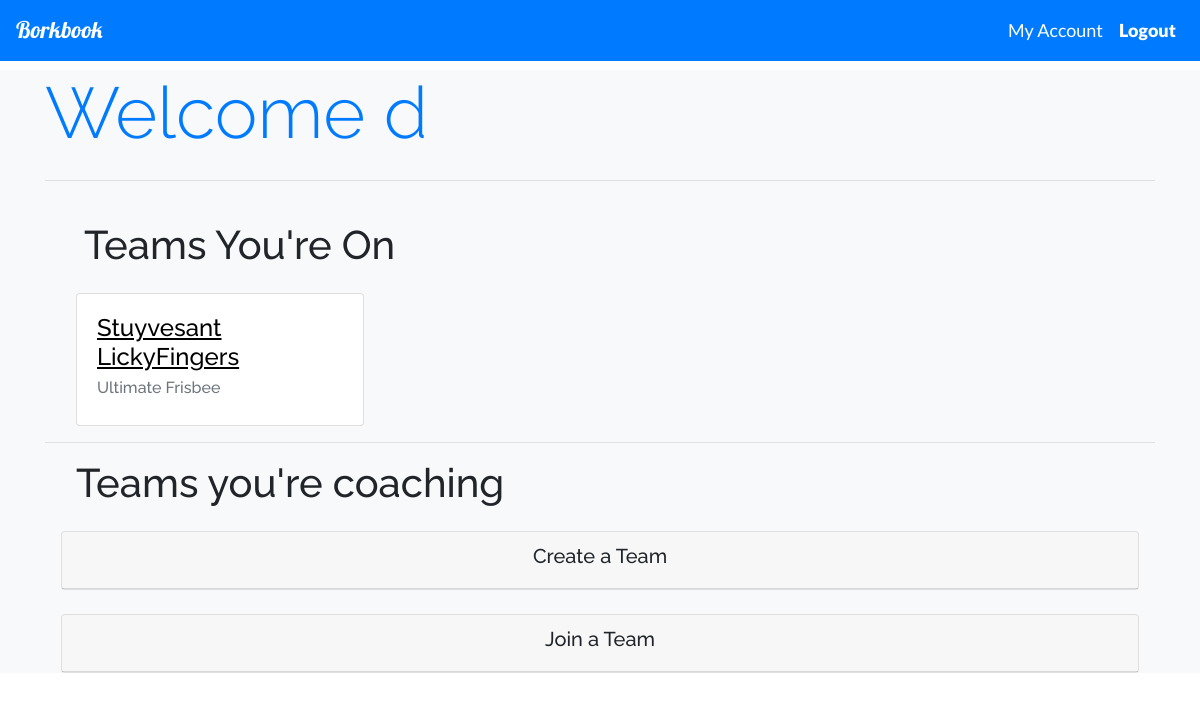
Page /home (signed in) on the earlier database version.
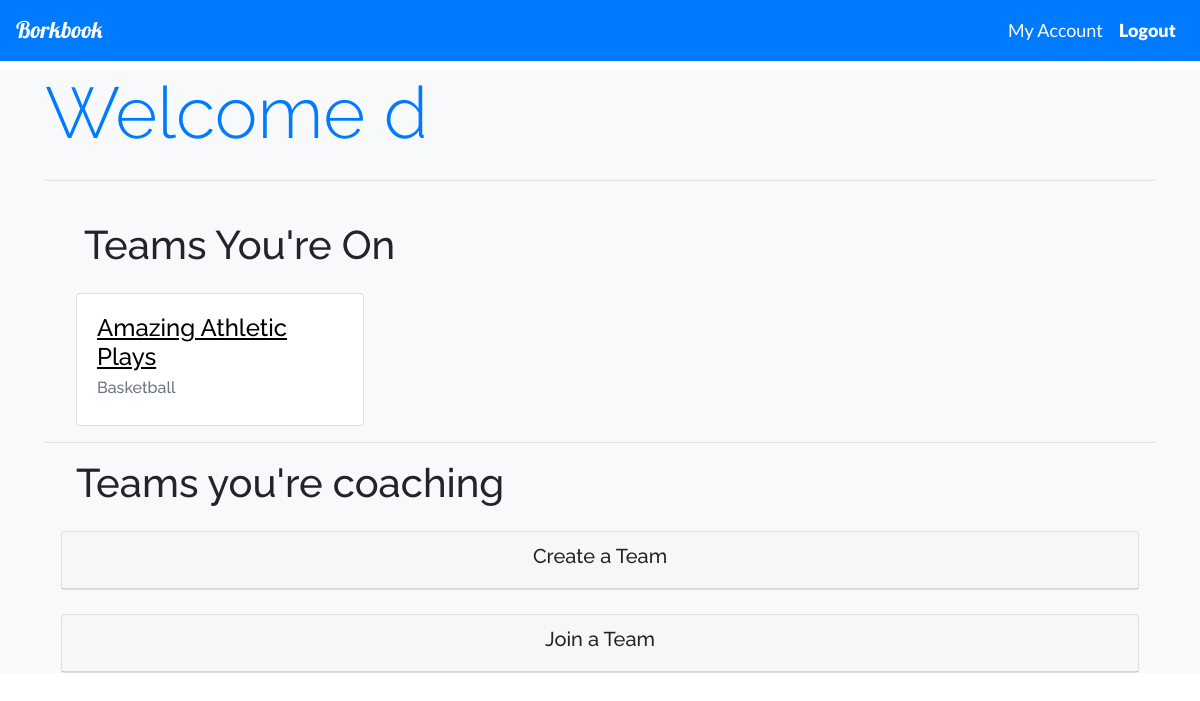
Same page on the later database version.
### tables this page shows
CREATE TABLE teams(team_name TEXT, sport TEXT, team_id TEXT PRIMARY KEY, invite_code TEXT, team_admins TEXT);

### __init__.py (the view)
@app.route('/home')
def home():
    if 'username' not in session:
        return redirect(url_for('landing'))
    teams = []
    for id in database.getTeamsByUser(session['username']):
        print(id)
        teamname = database.getNameByTeamId(id)
        teamsport = database.getSportByTeamId(id)
        if len(id) > 1 and teamname != None and teamsport != None:
            teams.append([teamname, id, teamsport])
    return render_template('home.html', username = session['username'], teams= teams)

### util/database.py (called while the page is built)
def getUser(inputusername):
    db = sqlite3.connect(DB_FILE)
    c = db.cursor()
    c.execute("SELECT username, password, team_ids, player_name, player_age, player_height, player_weight, player_jersey FROM users WHERE username = ?", (inputusername,))
    selectedVal = c.fetchone()
    db.commit()
    db.close()
    return selectedVal

def getNameByTeamId(team_id):
    db = sqlite3.connect(DB_FILE)
    c = db.cursor()
    c.execute('SELECT team_name FROM teams WHERE team_id = ?', (team_id,))
    select = c.fetchone()
    db.commit()
    db.close()
    if select != None:
        return select[0]
    return None

def getSportByTeamId(team_id):
    db = sqlite3.connect(DB_FILE)
    c = db.cursor()
    c.execute('SELECT sport FROM teams WHERE team_id = ?', (team_id,))
    select = c.fetchone()
    db.commit()
    db.close()
    if select != None:
        return select[0]
    return None

def getTeamsByUser(username):
    userInfo = getUser(username)
    teamsUserIsOn = userInfo[2]
    teamsUserIsOn = teamsUserIsOn.split(',')
    teamsUserIsOn = [x for x in teamsUserIsOn]
    return teamsUserIsOn

### templates/home.html (shortened to what this page needs)
{% extends "base.html" %}
{% block body %}
<div class="container-fluid bg-light mt-0">
    <div class="container">
        <div class="row">
            <div class="col">
                <h1 class="display-3 text-primary"> Welcome {{username}} </h1>
            </div>
        </div>
        <hr>
        <div class="row mt-2 ml-4">
            <div class="col mt-4">
                <h1>Teams You're On</h1>
            </div>
        </div>
        {% if teams|length == 0 %}
        <p class="mt-2 mr-5 ml-5 mb-5" style="color: red;">You aren't in any teams. Go join one!</p>
        {% else %}
        {% for i in range((teams|length // 4) + 1) %}
        <div class="row mt-3 ml-3 mr-3">
            {% for j in teams[i * 4: i * 4 + 4] %}
            <div class="col-md-3">
                <a href="{{'/team?team=' ~ [j][i][1] }}" style="text-decoration: none;">
                    <div class="card" style="width: 18rem;">
                        <div class="card-body">
                            <h4 class="card-title" style="color: black; text-decoration: underline;">{{ [j][i][0] }}</h4>
                            <h6 class="card-subtitle mb-2 text-muted">{{ [j][i][2] }}</h6>
                        </div>
                    </div>
                </a>
            </div>
            {% endfor %}
        </div>
        {% endfor %}
        {% endif %}
        <hr>
        <div class="row mt-1 ml-3 mr-3">
            <div class="col">
                <h1>Teams you're coaching</h1>
            </div>
        </div>
        <div id="accordion" class="mb-4">
            <div class="card m-3">
                <div class="card-header" id="createTeam" data-toggle="collapse" data-target="#createTeamForm"
                    aria-expanded="true" aria-controls="createTeamForm">
                    <h5 class="text-center">
                        Create a Team
                    </h5>
                </div>
            </div>
        </div>
        <div id="accordion" class="mb-4">
            <div class="card m-3">
                <div class="card-header" id="teamJoin" data-toggle="collapse" data-target="#teamJoinForm"
                    aria-expanded="true" aria-controls="teamJoinForm">
                    <h5 class="text-center">
                        Join a Team
                    </h5>
                </div>
            </div>
        </div>
    </div>
</div>
{% endblock %}

### templates/base.html (shortened to what this page needs)
    <!DOCTYPE html>
    <html lang="en">
    <head>
        <link rel="stylesheet" href="https://stackpath.bootstrapcdn.com/bootstrap/4.3.1/css/bootstrap.min.css"
>
        <link rel="stylesheet" href="../static/main.css" type="text/css">
        <link rel="stylesheet" href="../static/play.css" type="text/css">
    </head>
    <body>
      <nav class="navbar navbar-expand-lg navbar-dark bg-primary fixed-top mb-0">
          <a class="navbar-brand" href="/">Borkbook</a>
          <div class="collapse navbar-collapse justify-content-end" id="navbarNav">
              <ul class="navbar-nav">
                  {% if loggedin == "nope" %}
                  <li class="nav-item active">
                      <a class="nav-link" href="/">Login<span class="sr-only">(current)</span></a>
                  </li>
                  <li class="nav-item active">
                      <a class="nav-link" href="/register">Register<span class="sr-only">(current)</span></a>
                  </li>
                  <li class="nav-item active">
                      <a class="nav-link" href="/aboutus">About Us<span class="sr-only">(current)</span></a>
                  </li>
                  {% else %}
                  <li class="nav-item active">
                      <a class="nav-link" href="/account">My Account<span class="sr-only">(current)</span></a>
                  </li>
                  <li class="nav-item active">
                      <a class="nav-link logout" href="/logout">Logout<span class="sr-only">(current)</span></a>
                  </li>
                  {% endif %}
              </ul>
          </div>
      </nav>
        {% block body %} {% endblock %}
    </body>
    </html>

### static/main.css (style rules this page uses)
body { padding-top: 70px; font-family: "Raleway"; }
.navbar-brand { font-family: "Lobster", cursive; font-size: 23px; }
.nav-link { font-family: "Lato", sans-serif; font-size: 18px; }
.logout { font-size: 18px; font-weight: 800; }
.bg-primary { background-color: #23adfc; }

Differences in the rows shown:
removed teams: team_name "Stuyvesant LickyFingers", sport "Ultimate Frisbee"
added teams: team_name "Amazing Athletic Plays", sport "Basketball"
